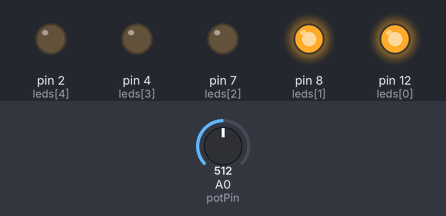
Bench run of a sketch on a simulated Arduino Uno, built with avr-gcc and run on an emulated ATmega328P. Shown: output pins drawn as LEDs (lit = HIGH). Inputs (shaded band) come from the test bench; at power-on: A0 (potPin) = 512.

Above: at 1.2 s.
1.3 s: A0 (potPin) set to 600
2.8 s: A0 (potPin) set to 627
At 4.0 s:
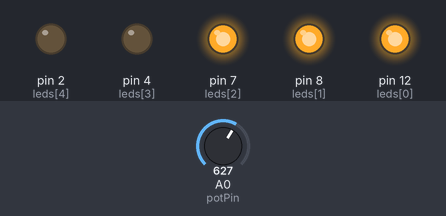
4.3 s: A0 (potPin) set to 807
5.8 s: A0 (potPin) set to 834
At 6.5 s:
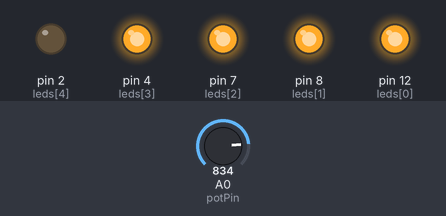
7.3 s: A0 (potPin) set to 1012
8.8 s: A0 (potPin) set to 1023
At 10.0 s:
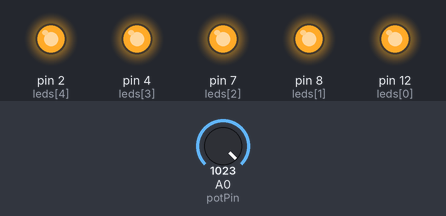
Timing chart, 0 to 11.3 s (numbered marks = the images above; inputs shaded):
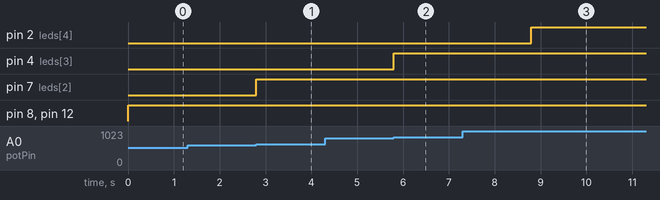

The sketch:

ledsEpotenciometro.ino
```cpp
#define potPin 0

int ledCount = 5;
int leds[] = {12,8,7,4,2};


void setup()
{
  for(int thisLed = 0; thisLed < ledCount; thisLed++){
    pinMode(leds[thisLed], OUTPUT);
  }
}


void loop()
{
  int leituraSensor = analogRead(potPin);
  int nivelLed = map ( leituraSensor , 0, 1023, 0, 5);

  for (int i = 0; i < ledCount; i++) {

      if ( i < nivelLed ){
          digitalWrite (leds[i], HIGH);
      } else {
          digitalWrite (leds[i], LOW);
      }

  }


}
```

Measured:
- the behaviour switches between 613 and 614 on A0 (potPin) (found by bisection; images 0 and 1)
- the behaviour switches between 818 and 819 on A0 (potPin) (found by bisection; images 1 and 2)
- the behaviour switches between 1022 and 1023 on A0 (potPin) (found by bisection; images 2 and 3)
- after the input at 1.3 s, every drawn part: stays the same
- after the input at 2.8 s, pin 7 (leds[2]): LOW → HIGH at once
- after the input at 4.3 s, every drawn part: stays the same
- after the input at 5.8 s, pin 4 (leds[3]): LOW → HIGH at once
- after the input at 7.3 s, every drawn part: stays the same
- after the input at 8.8 s, pin 2 (leds[4]): LOW → HIGH at once
